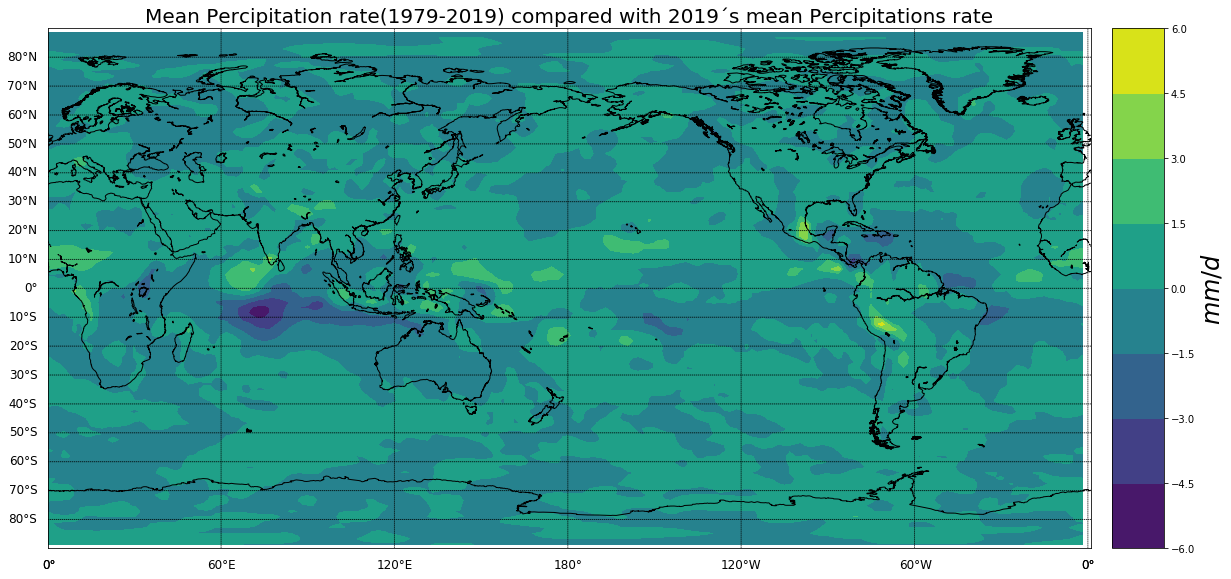

Write the Python code that produced this figure.
# -*- coding: utf-8 -*-
"""
Created on Thu Feb 20 14:38:04 2020

@author: stefa
"""
import numpy as np
import matplotlib.pyplot as plt
from netCDF4 import Dataset
from  mpl_toolkits.basemap import Basemap


def read_data(filename):
    '''
    reads the data from website

Parameters
    ----------
    filename : strg
        path and filename

Returns
    -------
    data : Dataset netCDF4._netCDF4.Dataset
            

'''
    data=Dataset(filename, mode= 'r')
    return data
    
def mean_per(datas):
    """
    returns mean temperature of the data from 1979 - 2019


Parameters
    ----------
    datas : Dataset netCDF4._netCDF4.Dataset
        raw data from read_data(filename) method

Returns
    -------
    temp_av_1979_2019 : MaskedArray
        mean value for given data

"""
    perc = datas.variables['prate'][372:-1]#starting month is (1979-1948)*12, end is -1 is last, last is not incl.
    perc = perc*3600*24#umrechnung mm/tag
    #takes mean for each time with fix lat and lon.
    perc_1979_2019 = np.mean(perc[:,:,:],axis = 0)
    
    perc_19 = datas.variables['prate'][841:-1]#takes all months from 2019
    perc_19 = perc_19*3600*24
    perc_19_m = np.mean(perc_19[:,:,:],axis = 0)
    
    perc_com = perc_19_m - perc_1979_2019
    return perc_com
    
def plot_stuff(datas, mean_perc):
    """
        

Parameters
    ----------
    datas : netCDF4._netCDF4.Dataset
        raw data from input file returned by read_data(filename)
    mean_temp : MaskedArray
    DESCRIPTION.

Returns
    -------
    None.

"""
    plt.figure(figsize=(20,10))
    map = Basemap(projection="cyl", resolution='l', llcrnrlat=-90, urcrnrlat=90,llcrnrlon=0, urcrnrlon=361, ) 
    #map = Basemap(projection="cyl", resolution='c', llcrnrlon=-180, urcrnrlon=180) 
    map.drawcoastlines(color="white") 
    lons,lats = np.meshgrid(datas.variables['lon'][:], datas.variables['lat'][:]) 
    x,y = map(lons, lats)
    map.drawparallels(np.arange(-80., 81., 10.), labels=[1,0,0,0], fontsize=12)
    map.drawmeridians(np.arange(0, 360, 360/6.), labels=[0,0,0,1], fontsize=12)
    
    temp_plot = map.contourf(x, y, mean_perc, cmap=plt.cm.viridis) 
    cb = map.colorbar(temp_plot, "right", size="5%", pad="2%", extend = 'both')
    cb.set_label(u"$mm/d$",fontsize=24)
    plt.title("Mean Percipitation rate(1979-2019) compared with 2019´s mean Percipitations rate",fontsize=20)
    #plt.annotate('Data - CRU TS v4.02',(-178,-88), fontsize=6)
    plt.show() 
    #plt.savefig("cruts_global.png")
    
if __name__=="__main__":
    daten = read_data('C:/Users/stefa/Documents/Informathik/prate.sfc.mon.mean.nc')
    avg_temp = mean_per(daten)
    plot_stuff(daten,avg_temp)
